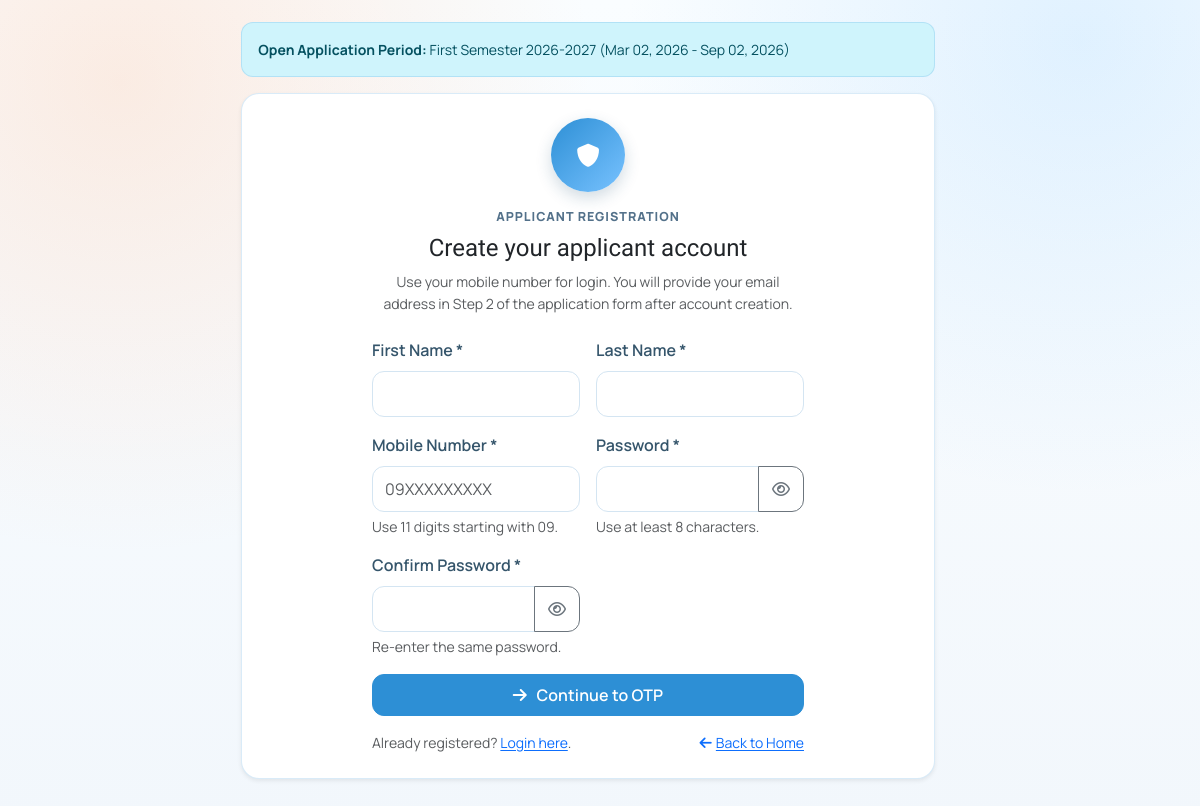
The app's page /register.php, older data.
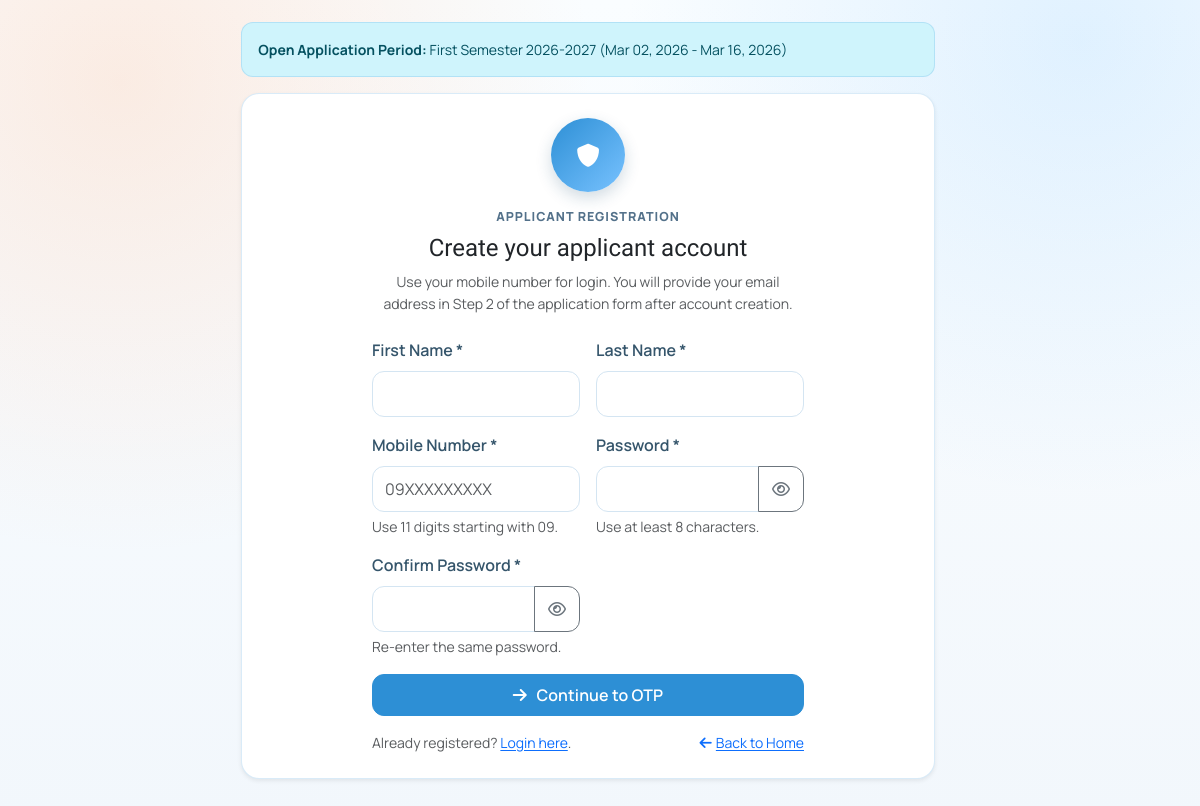
The same page, newer data.
### tables this page shows
CREATE TABLE IF NOT EXISTS application_periods (
    id INT UNSIGNED AUTO_INCREMENT PRIMARY KEY,
    academic_year VARCHAR(9) NOT NULL,
    semester ENUM('First Semester','Second Semester') NOT NULL,
    period_name VARCHAR(150) NOT NULL,
    start_date DATE NULL,
    end_date DATE NULL,
    is_open TINYINT(1) NOT NULL DEFAULT 0,
    notes VARCHAR(255) NULL,
    created_by INT UNSIGNED NULL,
    created_at TIMESTAMP DEFAULT CURRENT_TIMESTAMP,
    updated_at TIMESTAMP DEFAULT CURRENT_TIMESTAMP ON UPDATE CURRENT_TIMESTAMP,
    UNIQUE KEY uq_application_periods_semester_academic_year (academic_year, semester),
    CONSTRAINT fk_application_periods_created_by
        FOREIGN KEY (created_by) REFERENCES users(id)
        ON DELETE SET NULL
);

### config/database.php (called while the page is built, shortened)
<?php
if (!function_exists('env_value')) {
    function env_value(string $key, mixed $default = null): mixed
    {
        $value = getenv($key);
        if ($value === false || $value === '') {
            return $default;
        }
        return $value;
    }
}
$dbHost = (string) env_value('DB_HOST', '127.0.0.1');
$dbUser = (string) env_value('DB_USER', 'root');
$dbPass = (string) env_value('DB_PASS', '');
$dbName = (string) env_value('DB_NAME', 'lgu_scholarship');
$dbPort = (int) env_value('DB_PORT', 3306);
$dbSocket = env_value('DB_SOCKET', null);
$conn = @new mysqli($dbHost, $dbUser, $dbPass, $dbName, $dbPort, $dbSocket ? (string) $dbSocket : null);
$dbConnected = !$conn->connect_errno;
function db_ready(): bool
{
    global $dbConnected;
    return (bool) $dbConnected;
}

### includes/functions.php (called while the page is built, shortened)
<?php
function e(string $value): string
{
    return htmlspecialchars($value, ENT_QUOTES, 'UTF-8');
}
function current_open_application_period(mysqli $conn): ?array
{
    if (!table_exists($conn, 'application_periods')) {
        return null;
    }
    $hasAcademicYear = table_column_exists($conn, 'application_periods', 'academic_year');
    $hasSemester = table_column_exists($conn, 'application_periods', 'semester');
    $academicYearSelect = $hasAcademicYear ? ', academic_year' : '';
    $semesterSelect = $hasSemester ? ', semester' : '';
    $today = date('Y-m-d');
    $stmt = $conn->prepare(
        "SELECT id, period_name, start_date, end_date, is_open, notes" . $academicYearSelect . $semesterSelect . "
         FROM application_periods
         WHERE is_open = 1
           AND (start_date IS NULL OR start_date <= ?)
           AND (end_date IS NULL OR end_date >= ?)
         ORDER BY id DESC
         LIMIT 1"
    );
    $stmt->bind_param('ss', $today, $today);
    $stmt->execute();
    $result = $stmt->get_result();
    $row = $result ? ($result->fetch_assoc() ?: null) : null;
    return $row;
}
function format_application_period(?array $period): string
{
    $academicYear = trim((string) ($period['academic_year'] ?? ''));
    $semester = trim((string) ($period['semester'] ?? ''));
    $name = $semester !== '' && $academicYear !== ''
        ? ($semester . ' ' . $academicYear)
        : trim((string) ($period['period_name'] ?? 'Application Period'));
    $start = trim((string) ($period['start_date'] ?? ''));
    $end = trim((string) ($period['end_date'] ?? ''));
    if ($start !== '' && $end !== '') {
        return $name . ' (' . date('M d, Y', strtotime($start)) . ' - ' . date('M d, Y', strtotime($end)) . ')';
    }
    return $name;
}
function table_column_exists(mysqli $conn, string $tableName, string $columnName): bool
{
    static $cache = [];
    $tableName = trim($tableName);
    $columnName = trim($columnName);
    $cacheKey = strtolower($tableName . '.' . $columnName);
    $stmt = $conn->prepare(
        "SELECT COUNT(*) AS total
         FROM information_schema.COLUMNS
         WHERE TABLE_SCHEMA = DATABASE()
           AND TABLE_NAME = ?
           AND COLUMN_NAME = ?
         LIMIT 1"
    );
    $stmt->bind_param('ss', $tableName, $columnName);
    $stmt->execute();
    $result = $stmt->get_result();
    $row = $result instanceof mysqli_result ? $result->fetch_assoc() : null;
    $exists = (int) ($row['total'] ?? 0) > 0;
    $cache[$cacheKey] = $exists;
    return $exists;
}
function table_exists(mysqli $conn, string $tableName): bool
{
    $tableName = trim($tableName);
    $stmt = $conn->prepare(
        "SELECT COUNT(*) AS total
         FROM information_schema.TABLES
         WHERE TABLE_SCHEMA = DATABASE()
           AND TABLE_NAME = ?
         LIMIT 1"
    );
    $stmt->bind_param('s', $tableName);
    $stmt->execute();
    $result = $stmt->get_result();
    $row = $result instanceof mysqli_result ? $result->fetch_assoc() : null;
    return (int) ($row['total'] ?? 0) > 0;
}

### register.php (the view, shortened to what the changed rows need)
<?php
$conn = $GLOBALS['conn'] ?? null;
$hasPeriodTable = db_ready() && table_exists($conn, 'application_periods');
$openPeriod = ($hasPeriodTable && db_ready()) ? current_open_application_period($conn) : null;
$isRegistrationOpen = db_ready() && $hasPeriodTable && $openPeriod !== null;
include __DIR__ . '/includes/header.php';
?>
<div class="row justify-content-center">
    <div class="col-12 col-lg-8">
        <?php if (!$isRegistrationOpen): ?>
            <div class="alert alert-warning">
                <strong>Registration Closed:</strong>
                <?php if (!$hasPeriodTable): ?>
                    Application period settings are not ready yet. Please contact the administrator.
                <?php else: ?>
                    No open application period is available.
                <?php endif; ?>
                <?php if ($openPeriod): ?>
                    <div class="small mt-1"><?= e(format_application_period($openPeriod)) ?></div>
                <?php endif; ?>
            </div>
        <?php elseif ($openPeriod): ?>
            <div class="alert alert-info small">
                <strong>Open Application Period:</strong> <?= e(format_application_period($openPeriod)) ?>
            </div>
        <?php endif; ?>
        <div class="card card-soft shadow-sm mb-3">
            <div class="card-body p-4 auth-simple-card">
                <h1 class="h4 mb-2 text-center">Create your applicant account</h1>
            </div>
        </div>
    </div>
</div>
<?php include __DIR__ . '/includes/footer.php'; ?>

Row changes from the older to the newer data that the page shows:
changed application_periods: format_application_period($openPeriod) "First Semester 2026-2027 (Mar 02, 2026 - Sep 02, 2026)" → "First Semester 2026-2027 (Mar 02, 2026 - Mar 16, 2026)"
